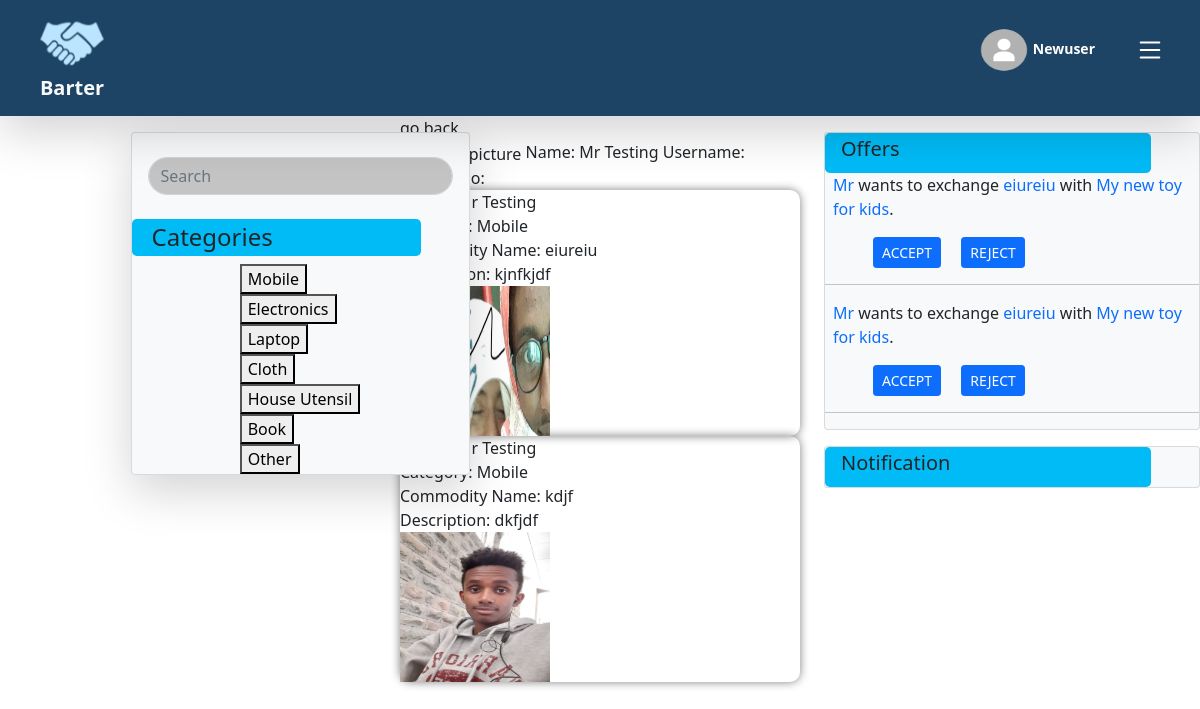
Before: /testing/ (signed in) with the older database file.
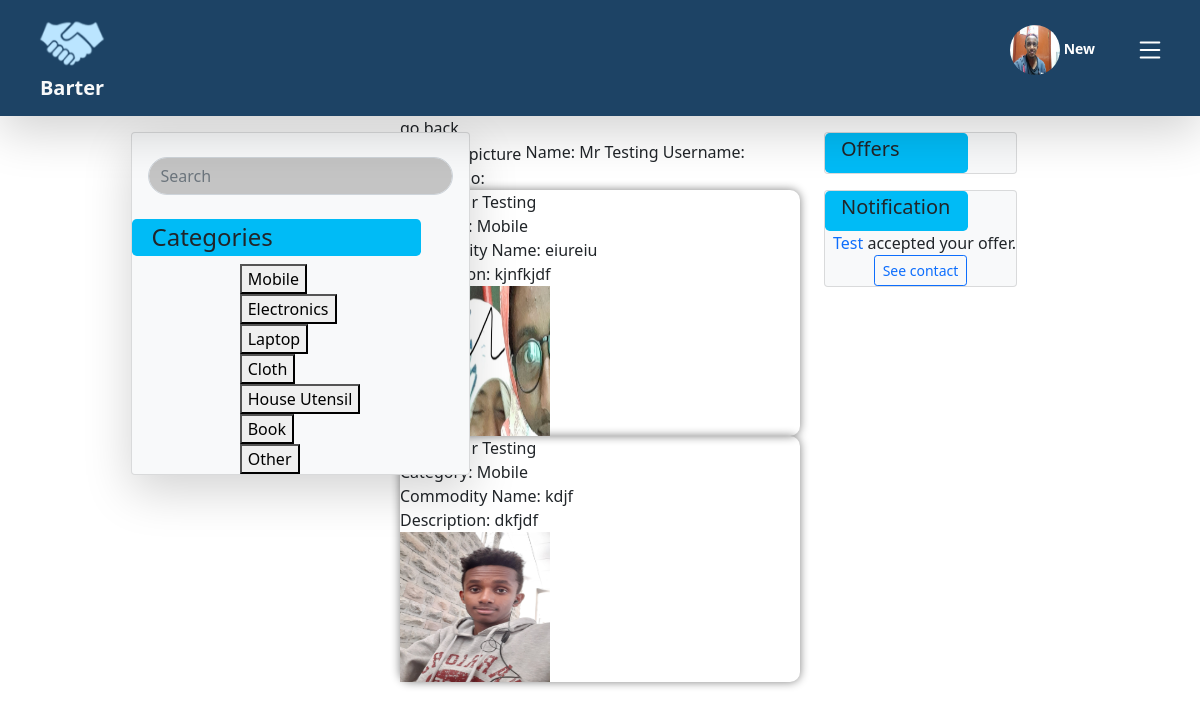
After: the same page with the newer database file.
### user/models.py (models this page shows, shortened)
class User(AbstractBaseUser):
    objects = UserManager()
    fullname = models.CharField(max_length=50)
    username = models.CharField(unique=True, max_length=20, primary_key=True)
    email = models.EmailField(unique=True)
    phone = models.CharField(max_length=10)
    password = models.TextField()
    profile_picture = models.ImageField(upload_to="profile/", default='profile/default.png')
    bio = models.TextField(null=True, blank=True, max_length=250, default="")
    company = models.CharField(max_length=50, null=True, blank=True, default="")
    USERNAME_FIELD = "username"
    EMAIL_FIELD = "email"
    REQUIRED_FIELDS = ["fullname", "email", "phone", "password"]
    def firstName(self):
        return self.fullname.split()[0]

### post/models.py (models this page shows, shortened)
class Post(models.Model):
    commodity_name = models.CharField(max_length=50)
    description = models.TextField(max_length=500)
    image = models.ImageField(upload_to="post/")
    CATEGORIES = (
        ('mobile', 'Mobile'),
        ('electronics', 'Electronics'),
        ('laptops', 'Laptop'),
        ('cloth', 'Cloth'),
        ('house_utensils', 'House Utensil'),
        ('book', 'Book'),
        ('other', 'Other')
    )
    category = models.CharField(max_length=20,
                                choices=CATEGORIES)
    posted_date = models.DateTimeField(auto_now_add=True)
    poster = models.ForeignKey(
        User,
        on_delete=models.CASCADE,
        related_name="posts"
    )
    class Meta:
        ordering = ('-posted_date',)

class Request(models.Model):
    post = models.ForeignKey(Post, on_delete=models.CASCADE, related_name='+')
    receiver = models.ForeignKey(User, on_delete=models.CASCADE, related_name='received')
    sender = models.ForeignKey(User, on_delete=models.CASCADE, related_name='sent')
    offered = models.ForeignKey(Post, on_delete=models.CASCADE, related_name="+", default=1)
    STATUSES = (
        ('accepted', 'accepted'),
        ('pending', 'pending')
    )
    status = models.CharField(max_length=15,
                              choices=STATUSES,
                              default='pending')
    offered_date = models.DateTimeField(auto_now_add=True)
    class Meta:
        ordering = ('-offered_date',)

### post/views.py (the view)
# urls.py: path('<username>/', others_profile, name="others_profile"),
@login_required
def others_profile(request, username):
    try:
        user = User.objects.get(username=username)
        if user.username == request.user.username:
            return redirect('edit_profile')
        return render(request, 'others_profile.html', context={'other': user, 'categories': Post.CATEGORIES})
    except:
        return redirect('home')

### post/templates/others_profile.html (shortened to what this page needs)
{% extends 'home.html' %}
{% load static %}
{% block middle %}
    <section class="middle">
        <div class="back-button">
            go back
        </div>
        <div class="profile">
            Name: {{ other.fullname }}
            Username: {{ other.username }}
            Bio: {{ other.bio }}
        </div>
        {% if not other.posts %}
            <p><a href={% url 'others_profile' other.username %}> {{other.fullname|capfirst}}</a> don't have a post.</p>
        {% else %}
            {% for post in other.posts.all %}
                <div class="post" style="border-radius: 10px; box-shadow: 0 0 10px gray;">
                    <div class="poster">Poster: {{ post.poster.fullname|capfirst}}</div>
                    <div class="category">Category: {{ post.category|capfirst }} </div>
                    <div class="name">Commodity Name: {{ post.commodity_name }}</div>
                    <div class="description">Description: {{ post.description }}</div>
                    <img src="{{ post.image.url }}" alt="post image" style="width: 150px; height: 150px;">
                </div>
            {% endfor %}
        {% endif %}
    </section>
{% endblock middle %}

### post/templates/home.html (shortened to what this page needs)
{% extends 'base.html' %}
{% load static %}
{% block stylesheets %}
<link rel="stylesheet" href="{% static 'css/home.css' %}">
{% endblock stylesheets %}
{% block main_content %}
<div class="row d-flex justify-content-center g-0">
    <div class=" col-3 d-flex justify-content-center col-lg-2">
        <div class="card position-fixed bg-light shadow-lg mt-3 ">
            <section class="left">
                <div class="text-center mt-4 px-3">
                    <form action="" method="get">
                        <input class="form-control me-5 rounded-pill" type="search" name="search" id="search"
                            placeholder="Search" style="background-color:#C4C4C4;">
                    </form>
                </div>
                <div class="mt-4">
                    <div class="text-start ps-3 me-5  rounded-3" style="background-color: #00BBF6;">
                        <h4 class="p-1">Categories<h4>
                    </div>
                    <div class="d-flex flex-column align-items-center ">
                        <div class="d-flex flex-column  justify-content-start">
                            <form action="" method="GET">
                                {% for c, category in categories %}
                                    <div>
                                        <button type="submit" name="category" value="{{c}}">{{category|title}}</button>
                                    </div>
                                {% endfor %}
                            </form>
                        </div>
                    </div>
                </div>
            </section>
        </div>
    </div>
    <div class=" col-6 col-lg-4">
        {% block middle %}{% endblock middle %}
    </div>
        <div class="col-3 col-lg-2 ">
            <div class="position-fixed mt-3 ">
                <div class="card bg-light mb-3 card-scrollable  ms-4">
                    <div class=" text-start ps-3 p-1 me-5 rounded-3" style="background-color: #00BBF6;">
                        <h5>Offers</h5>
                    </div>
                    {% for request in user.received.all %}
                    {% if request.status == 'pending' %}
                    <div class="request">
                        <p class="ms-2"><a style="text-decoration: none;" href={% url 'others_profile'
                                request.sender.username %}>{{request.sender.firstName|capfirst}}</a> wants to exchange
                            <a style="text-decoration: none;" href={% url 'post_detail' request.offered.id %}>
                                {{request.offered.commodity_name }}</a>
                            with
                            <a style="text-decoration: none;" href={% url 'post_detail' request.post.id %}>
                                {{request.post.commodity_name }}</a>.
                        </p>
                        <form action="" method="post">
                            <button class="btn btn-sm btn-primary ms-5 me-3" type="submit" name='submit'
                                value="accept">ACCEPT</button>
                            <button class="btn btn-sm btn-primary  " type="submit" name='submit'
                                value="reject">REJECT</button>
                        </form>
                    </div>
                    <hr>
                    {% endif %}
                    {% endfor %}
                </div>
                <div class="card bg-light ms-4">
                    <div class=" text-start ps-3 p-1 me-5 rounded-3" style="background-color: #00BBF6;">
                        <h5>Notification<h5>
                    </div>
                    {% for request in user.sent.all %}
                    {% if request.status == 'accepted' %}
                    <div class="accepted">
                        <div class="ms-2">
                            <a href={% url 'others_profile' request.post.poster.username %}
                                style="text-decoration: none; ">{{request.post.poster.firstName|capfirst}}</a> accepted
                            your
                            offer.
                        </div>
                        <div class="text-center">
                            <button class="btn   btn-sm btn-outline-primary text-center " data-bs-toggle="modal"
                                data-bs-target="#reg-modal-contact">
                                See contact
                            </button>
                        </div>
                    </div>
                    {% endif %}
                    {% endfor %}
                </div>
            </div>
        </div>
</div>
{% endblock main_content %}

### post/templates/base.html (shortened to what this page needs)
{% load static %}
<!DOCTYPE html>
<html lang="en">
<head>
    <link rel="stylesheet" href="{% static 'css/base.css' %}">
    <link rel="stylesheet" href="{% static 'css/bootstrap.min.css' %}">
    {% block stylesheets %}{% endblock stylesheets %}
</head>
<body>
    <header class="sticky-top">
        <nav class="navbar shadow-lg  navbar-light" style="background-color: #1D4365;">
            <div class="container-xxl">
                <a href={% url 'home' %} class="navbar-brand">
                    <span class="fw-bold d-flex text-light flex-column align-items-center  "><img class="rounded-circle"
                            width="120px" height="60px" src="{% static 'images/logo.png' %}"
                            style="font-family: Rochester;">Barter</span>
                </a>
                <div class=" " id="main-nav">
                    <ul class="navbar-nav d-flex flex-row">
                        <li class="nav-item m-2">
                            <span class="mb-5 ">
                                <button class="btn btn-sm text-light" data-bs-toggle="modal"
                                    data-bs-target="#reg-modal">
                                    <div class="d-flex align-items-end">
                                        <span class="fw-bold ms-2 mb-3">
                                            <span>
                                                <a href={% url 'others_profile' user.username %}
                                                    style="text-decoration: none; color: white;">
                                                        <img class="rounded-circle" width="50px" height="50px"
                                                            src="{{ request.user.profile_picture.url }}">
                                                                 {{user.firstName|capfirst}}
                                                </a>
                                            </span>
                                        </span>
                                    </div>
                                </button>
                            </span>
                        </li>
                        <li class="nav-itemn mt-3">
                            <span>
                                <button class="btn " type="button" data-bs-toggle="offcanvas"
                                    data-bs-target="#offcanvasRight" aria-controls="offcanvasRight"> </button>
                            </span>
                        </li>
                    </ul>
                </div>
            </div>
        </nav>
    </header>
    <main>
        {% block main_content %}{% endblock main_content %}
    </main>
</body>
</html>

Changed rows visible on the page:
removed Request: sender.firstName "Mr", offered.commodity_name "eiureiu", post.commodity_name "My new toy for kids", shown under "Offers"
removed Request: sender.firstName "Mr", offered.commodity_name "eiureiu", post.commodity_name "My new toy for kids", shown under "Offers"
changed User: user.profile_picture: picture added in place of a placeholder; firstName "Newuser" → "New"
added Request: post.poster.firstName "Test", shown under "Notification"
